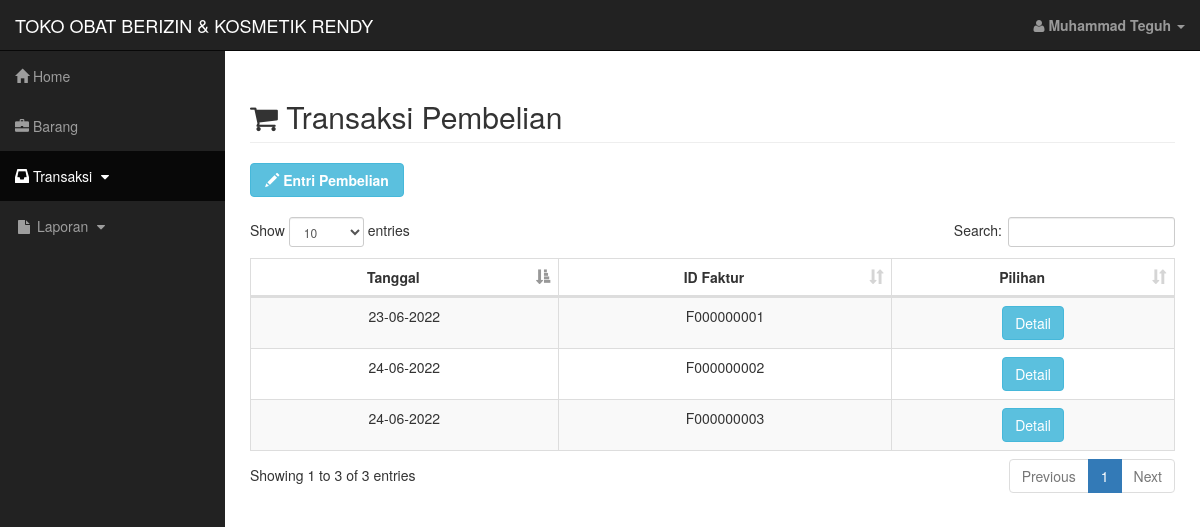
The app's page /transaksi/pembelian.php (signed in) with its own data.
### tables this page shows
CREATE TABLE IF NOT EXISTS `detil_pembelian` (
  `tanggal` date NOT NULL,
  `id_faktur` varchar(10) NOT NULL,
  `id_barang` varchar(8) NOT NULL,
  `nama_barang` varchar(50) NOT NULL,
  `harga_beli` int(10) NOT NULL,
  `jumlah_barang` int(10) NOT NULL,
  `total` int(10) NOT NULL
);

### session.php (called while the page is built, shortened)
<?php
$user_check=$_SESSION['login_user'];
$ses_sql=mysql_query("SELECT * FROM admin WHERE username='$user_check'");
$row = mysql_fetch_assoc($ses_sql);
$login_session = $row['nama_lengkap'];
?>

### transaksi/pembelian.php (the view, shortened to what this page needs)
<!DOCTYPE html>
<html lang="en">
	<head>
		<link href="../assets/css/bootstrap.min.css" rel="stylesheet">
		<link href="../assets/css/sb-admin.css" rel="stylesheet">
		<link href="../assets/css/plugins/morris.css" rel="stylesheet">
		<link href="../assets/font-awesome/css/font-awesome.min.css" rel="stylesheet" type="text/css">
		<link href="../assets/css/jquery-ui/jquery-ui.css" rel="stylesheet">
		<link href="../assets/css/dataTables.bootstrap.min.css" rel="stylesheet">
		<link href="../assets/css/dataTables.responsive.css" rel="stylesheet">
	</head>
	<body>
		<div id="wrapper">
			<?php
				include 'header.php';
			?>
			<div id="page-wrapper">
				<div class="container-fluid">
					<div class="row">
						<div class="col-lg-12">
							<h2 class="page-header">
								<i class="fa fa-shopping-cart"></i> Transaksi Pembelian
							</h2>
							<a href="entri_pembelian.php" style="margin-bottom:20px" class="btn btn-info col-md-2"><span class="glyphicon glyphicon-pencil"></span> <b>Entri Pembelian</b></a>
						</div>
					</div>
				<div class="row">
					<div class="col-lg-12">
						<table width="100%" class="table table-striped table-bordered table-hover" id="dataTables-example">
							<thead>
								<tr>
									<th>Tanggal</th>
									<th>ID Faktur</th>
									<th>Pilihan</th>
								</tr>
							</thead>
							<tbody>
								<?php
									$get = mysql_query("SELECT DISTINCT id_faktur, tanggal FROM detil_pembelian");
									while ($tampil=mysql_fetch_array($get)) {
								?>
								<tr>
									<td><?php $tanggal = $tampil['tanggal'];
										echo date('d-m-Y', strtotime($tanggal)); ?></td>
									<td><?php echo $tampil['id_faktur']; ?></td>
									<td>
										<a href="det_faktur.php?id=<?php echo $tampil['id_faktur']; ?>" class="btn btn-info">Detail</a>
									</td>
								</tr>
								<?php
									}
								?>
							</tbody>
						</table>
					</div>
				</div>
				</div>
			</div>
		</div>
	</body>
</html>

### transaksi/header.php (shortened to what this page needs)
<?php
	include '../session.php';
?>
<nav class="navbar navbar-inverse navbar-fixed-top" role="navigation">
	<div class="navbar-header">
		<a class="navbar-brand" href="../admin/index.php">TOKO OBAT BERIZIN & KOSMETIK RENDY</a>
	</div>
	<ul class="nav navbar-right top-nav">
		<li class="dropdown">
			<a href="#" class="dropdown-toggle" data-toggle="dropdown"><i class="fa fa-user"></i> <b><?php echo $login_session;?></b> <b class="caret"></b></a>
		</li>
	</ul>
	<div class="collapse navbar-collapse navbar-ex1-collapse">
		<ul class="nav navbar-nav side-nav">
			<li>
				<a href="../admin/index.php"><i class="glyphicon glyphicon-home"></i> Home</a>
			</li>
			<li>
			<li>
				<a href="../barang/barang.php"><i class="glyphicon glyphicon-briefcase"></i> Barang</a>
			</li>
			<li class="active">
				<a href="javascript:;" data-toggle="collapse" data-target="#transaksi"><i class="glyphicon glyphicon-inbox"></i> Transaksi <i class="fa fa-fw fa-caret-down"></i></a>
			</li>
			<li>
				<a href="javascript:;" data-toggle="collapse" data-target="#laporan"><i class="fa fa-fw fa-file"></i> Laporan <i class="fa fa-fw fa-caret-down"></i></a>
			</li>
		</ul>
	</div>
</nav>

### assets/css/sb-admin.css (style rules this page uses)
body { margin-top: 100px; background-color: #222; }
@media (min-width:768px) { body { margin-top: 50px; } }
#wrapper { padding-left: 0; }
#page-wrapper { width: 100%; padding: 0; background-color: #fff; }
@media (min-width:768px) { #wrapper { padding-left: 225px; } }
@media (min-width:768px) { #page-wrapper { padding: 10px; padding-bottom : 320px; } }
.top-nav { padding: 0 15px; }
.top-nav>li { display: inline-block; float: left; }
.top-nav>li>a { padding-top: 15px; padding-bottom: 15px; line-height: 20px; color: #999; }
@media (min-width:768px) { .side-nav { position: fixed; top: 51px; left: 225px; width: 225px; margin-left: -225px; border: none; border-radius: 0; overflow-y: auto; background-color: #222; bottom: 0; overflow-x: hidden; padding-bottom: 40px; } }
@media (min-width:768px) { .side-nav>li>a { width: 225px; } }
.table1, th, td { padding: 8px 20px; text-align: center; }

### records on screen
detil_pembelian: tanggal "23-06-2022", id_faktur "F000000001"
detil_pembelian: tanggal "24-06-2022", id_faktur "F000000002"
detil_pembelian: tanggal "24-06-2022", id_faktur "F000000003"

### other values on screen
$login_session "Muhammad Teguh"
